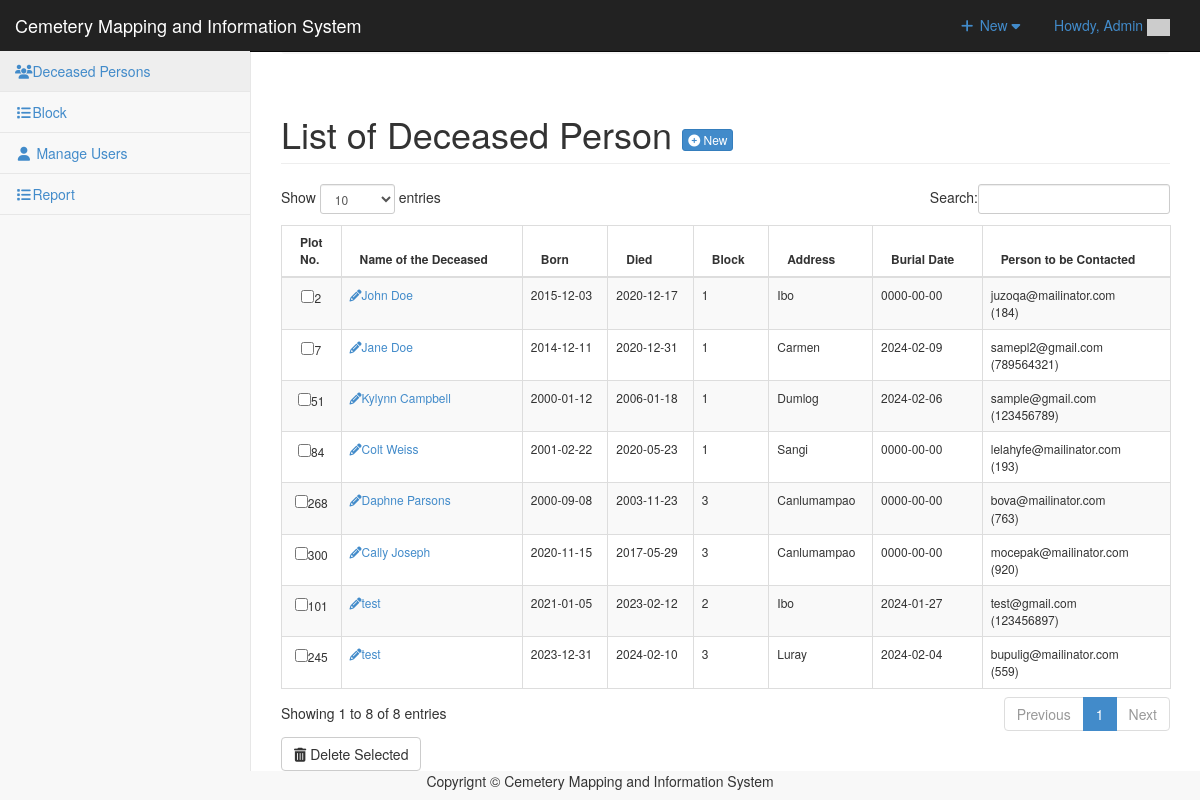
Screenshot of /admin/person/index.php (signed in) with the database file from the repository.
### tables this page shows
CREATE TABLE `tblpeople` (
  `PEOPLEID` int(11) NOT NULL,
  `FNAME` varchar(100) NOT NULL,
  `GRAVENO` int(11) NOT NULL,
  `BORNDATE` date NOT NULL,
  `DIEDDATE` date NOT NULL,
  `CATEGORIES` enum('1','2','3') NOT NULL,
  `LOCATION` enum('Poog','Luray','Dumlog','Canlumampao','Ibo','Carmen','Sangi') NOT NULL,
  `BURIALDATE` date NOT NULL
);

CREATE TABLE `tblreserve` (
  `id` int(11) NOT NULL,
  `user_id` int(11) NOT NULL,
  `graveno` int(11) NOT NULL,
  `block` int(11) NOT NULL,
  `location` varchar(100) NOT NULL,
  `status` varchar(100) NOT NULL DEFAULT 'Pending',
  `email` varchar(100) NOT NULL,
  `mobile_number` varchar(100) NOT NULL,
  `created_at` datetime NOT NULL DEFAULT current_timestamp()
);

### admin/person/index.php (called while the page is built, shortened)
<?php
require_once ("../theme/templates.php");
?>

### include/database.php (called while the page is built, shortened)
<?php
class Database {
	var $sql_string = '';
	private $conn;
	public function open_connection() {
		$this->conn = mysqli_connect(server,user,pass);
		if(!$this->conn){
			echo "Problem in database connection! Contact administrator!";
			exit();
		}else{
			$db_select = mysqli_select_db($this->conn,database_name);
		}
	}
	function setQuery($sql='') {
		$this->sql_string=$sql;
	}
	function executeQuery() {
		$result = mysqli_query($this->conn,$this->sql_string);
		return $result;
	}
	private function confirm_query($result) {
		return $result;
	}
	function loadResultList( $key='' ) {
		$cur = $this->executeQuery();
		$array = array();
		while ($row = mysqli_fetch_object($cur)) {
			if ($key) {
				$array[$row->$key] = $row;
			} else {
				$array[] = $row;
			}
		}
		return $array;
	}
}
$mydb = new Database();
?>

### admin/person/list.php (the view, shortened to what this page needs)
<div class="row">
	<div class="col-lg-12">
		<h1 class="page-header">List of Deceased Person <a href="index.php?view=add" class="btn btn-primary btn-xs  "> <i class="fa fa-plus-circle fw-fa"></i> New</a> </h1>
	</div>
</div>
<form action="controller.php?action=delete" Method="POST">
	<div class="table-responsive">
		<table id="dash-table" class="table table-striped table-bordered table-hover " style="font-size:12px" cellspacing="0">
			<thead>
				<tr>
					<th>Plot No.</th>
					<th>Name of the Deceased</td>
					<th>Born</th>
					<th>Died</th>
					<th>Block</th>
					<th>Address</th>
					<th>Burial Date</th>
					<th>Person to be Contacted</th>
				</tr>
			</thead>
			<tbody>
				<?php
				$query = "SELECT * FROM `tblpeople`";
				$mydb->setQuery($query);
				$cur = $mydb->loadResultList();
				foreach ($cur as $result) {
					$borndate =  $result->BORNDATE;
					$dieddate =  $result->DIEDDATE;
					echo '<tr>';
					echo '<td width="1%" align="center"><input type="checkbox" name="selector[]" id="selector[]" value="' . $result->PEOPLEID . '"/>' . $result->GRAVENO . '</td>';
					echo '<td><a title="edit" href="' . web_root . 'admin/person/index.php?view=edit&id=' . $result->PEOPLEID . '"><i class="fa fa-pencil "></i>' . $result->FNAME . '</a></td>';
					echo '<td>' . $borndate . '</td>';
					echo '<td>' . $dieddate . '</td>';
					echo '<td>' . $result->CATEGORIES . '</td>';
					echo '<td>' . $result->LOCATION . '</td>';
					echo '<td>' . $result->BURIALDATE . '</td>';
					$query = "SELECT * FROM `tblreserve` WHERE `graveno` = '" . $result->GRAVENO . "'";
					$mydb->setQuery($query);
					$cur = $mydb->loadResultList();
					if (count($cur) > 1) {
						echo '<td>';
						foreach ($cur as $result) {
							if ($result->status == 'Approved') {
								echo $result->email . '<br>'. '('.$result->mobile_number.')';
							}
						}
						echo '</td>';
					}else{
						echo '<td>';
						foreach ($cur as $result) {
							if ($result->status == 'Approved') {
								echo $result->email . '<br>'. '('.$result->mobile_number.')';
							}
						}
						echo '</td>';
					}
					echo '</tr>';
				}
				?>
			</tbody>
		</table>
		<div class="btn-group">
			<button type="submit" class="btn btn-default" name="delete" onclick="return confirm('Are you sure you want to delete this data?');"><i class="fa fa-trash fw-fa"></i> Delete Selected</button>
		</div>
	</div>
</form>

### admin/css/sb-admin-2.css (style rules this page uses)
body { background-color: #f8f8f8; }

### rows the page displays
tblpeople: GRAVENO "2", FNAME "John Doe", BORNDATE "2015-12-03", DIEDDATE "2020-12-17", CATEGORIES "1", LOCATION "Ibo", BURIALDATE "0000-00-00"
tblreserve: email "juzoqa@mailinator.com", mobile_number "184"
tblpeople: GRAVENO "7", FNAME "Jane Doe", BORNDATE "2014-12-11", DIEDDATE "2020-12-31", CATEGORIES "1", LOCATION "Carmen", BURIALDATE "2024-02-09"
tblreserve: email "samepl2@gmail.com", mobile_number "789564321"
tblpeople: GRAVENO "51", FNAME "Kylynn Campbell", BORNDATE "2000-01-12", DIEDDATE "2006-01-18", CATEGORIES "1", LOCATION "Dumlog", BURIALDATE "2024-02-06"
tblreserve: email "sample@gmail.com", mobile_number "123456789"
tblpeople: GRAVENO "84", FNAME "Colt Weiss", BORNDATE "2001-02-22", DIEDDATE "2020-05-23", CATEGORIES "1", LOCATION "Sangi", BURIALDATE "0000-00-00"
tblreserve: email "lelahyfe@mailinator.com", mobile_number "193"
tblpeople: GRAVENO "268", FNAME "Daphne Parsons", BORNDATE "2000-09-08", DIEDDATE "2003-11-23", CATEGORIES "3", LOCATION "Canlumampao", BURIALDATE "0000-00-00"
tblreserve: email "bova@mailinator.com", mobile_number "763"
tblpeople: GRAVENO "300", FNAME "Cally Joseph", BORNDATE "2020-11-15", DIEDDATE "2017-05-29", CATEGORIES "3", LOCATION "Canlumampao", BURIALDATE "0000-00-00"
tblreserve: email "mocepak@mailinator.com", mobile_number "920"
tblpeople: GRAVENO "101", FNAME "test", BORNDATE "2021-01-05", DIEDDATE "2023-02-12", CATEGORIES "2", LOCATION "Ibo", BURIALDATE "2024-01-27"
tblreserve: email "test@gmail.com", mobile_number "123456897"
tblpeople: GRAVENO "245", FNAME "test", BORNDATE "2023-12-31", DIEDDATE "2024-02-10", CATEGORIES "3", LOCATION "Luray", BURIALDATE "2024-02-04"
tblreserve: email "bupulig@mailinator.com", mobile_number "559"

### other values shown
$_SESSION['U_NAME'] "Admin"
